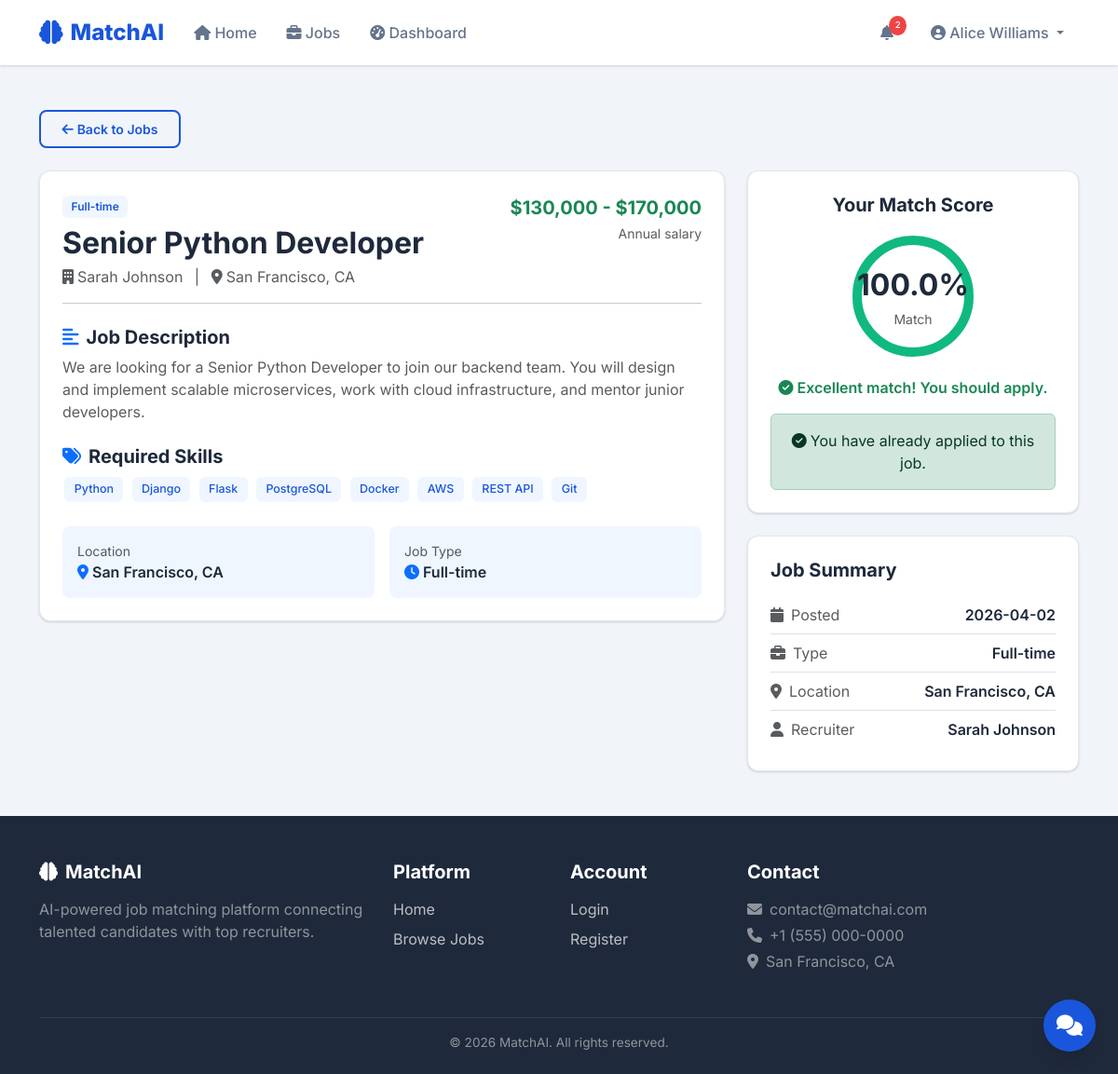
Screenshot of /job/1 (signed in) with the database file from the repository.
### tables this page shows
CREATE TABLE jobs (
            id INTEGER PRIMARY KEY AUTOINCREMENT,
            title TEXT NOT NULL,
            description TEXT NOT NULL,
            skills_required TEXT NOT NULL,
            location TEXT DEFAULT '',
            salary TEXT DEFAULT '',
            job_type TEXT DEFAULT 'Full-time',
            recruiter_id INTEGER NOT NULL,
            created_at TIMESTAMP DEFAULT CURRENT_TIMESTAMP,
            FOREIGN KEY (recruiter_id) REFERENCES users(id)
        );

CREATE TABLE users (
            id INTEGER PRIMARY KEY AUTOINCREMENT,
            name TEXT NOT NULL,
            email TEXT UNIQUE NOT NULL,
            password TEXT NOT NULL,
            role TEXT NOT NULL CHECK(role IN ('candidate', 'recruiter')),
            phone TEXT DEFAULT '',
            location TEXT DEFAULT '',
            bio TEXT DEFAULT '',
            created_at TIMESTAMP DEFAULT CURRENT_TIMESTAMP
        );

### app.py (the view)
@app.route("/job/<int:job_id>")
def job_detail(job_id):
    db = get_db()
    job = db.execute(
        "SELECT j.*, u.name as recruiter_name FROM jobs j JOIN users u ON j.recruiter_id = u.id WHERE j.id = ?",
        (job_id,),
    ).fetchone()
    if not job:
        flash("Job not found.", "danger")
        db.close()
        return redirect(url_for("job_listings"))
    already_applied = False
    match_score = None
    if session.get("role") == "candidate":
        existing = db.execute(
            "SELECT id FROM applications WHERE user_id = ? AND job_id = ?",
            (session["user_id"], job_id),
        ).fetchone()
        already_applied = existing is not None
        resume_skills = get_resume_skills(session["user_id"])
        match_score = calculate_match_score(resume_skills, job["skills_required"])
    app_count = None
    if session.get("role") == "recruiter":
        app_count = db.execute(
            "SELECT COUNT(*) FROM applications WHERE job_id = ?", (job_id,)
        ).fetchone()[0]
    db.close()
    return render_template(
        "job_detail.html", job=job, already_applied=already_applied,
        match_score=match_score, app_count=app_count
    )

### app.py (called while the page is built)
def get_db():
    conn = sqlite3.connect(DB_PATH)
    conn.row_factory = sqlite3.Row
    return conn

def calculate_match_score(resume_skills_str, job_skills_str):
    if not job_skills_str or not resume_skills_str:
        return 0.0
    resume_skills = {s.strip().lower() for s in resume_skills_str.split(",") if s.strip()}
    job_skills = {s.strip().lower() for s in job_skills_str.split(",") if s.strip()}
    if not job_skills:
        return 0.0
    matched = resume_skills & job_skills
    score = (len(matched) / len(job_skills)) * 100
    return round(min(score, 100.0), 1)

def get_resume_skills(user_id):
    db = get_db()
    resume = db.execute("SELECT extracted_skills FROM resumes WHERE user_id = ?", (user_id,)).fetchone()
    db.close()
    return resume["extracted_skills"] if resume else ""

@app.context_processor
def inject_notifications():
    if "user_id" in session:
        db = get_db()
        count = db.execute(
            "SELECT COUNT(*) FROM notifications WHERE user_id = ? AND is_read = 0",
            (session["user_id"],),
        ).fetchone()[0]
        db.close()
        return {"unread_notifications": count}
    return {"unread_notifications": 0}

### templates/job_detail.html (shortened to what this page needs)
{% extends "base.html" %}
{% block content %}
<div class="container py-5">
    <a href="{{ url_for('job_listings') }}" class="btn btn-sm btn-outline-custom mb-4">
        <i class="fas fa-arrow-left me-1"></i>Back to Jobs
    </a>
    <div class="row g-4">
        <div class="col-lg-8">
            <div class="card-custom">
                <div class="card-body p-4">
                    <div class="d-flex justify-content-between align-items-start mb-3 flex-wrap gap-2">
                        <div>
                            <span class="job-type-badge mb-2 d-inline-block">{{ job.job_type }}</span>
                            <h2 class="fw-bold mb-1">{{ job.title }}</h2>
                            <p class="text-muted mb-0">
                                <i class="fas fa-building me-1"></i>{{ job.recruiter_name }}
                                <span class="mx-2">|</span>
                                <i class="fas fa-map-marker-alt me-1"></i>{{ job.location or 'Remote' }}
                            </p>
                        </div>
                        {% if job.salary %}
                        <div class="text-end">
                            <span class="fw-bold text-success fs-5">{{ job.salary }}</span>
                            <br><small class="text-muted">Annual salary</small>
                        </div>
                        {% endif %}
                    </div>
                    <hr>
                    <h5 class="fw-bold mt-4"><i class="fas fa-align-left text-primary me-2"></i>Job Description</h5>
                    <p class="text-muted" style="white-space:pre-line">{{ job.description }}</p>
                    <h5 class="fw-bold mt-4"><i class="fas fa-tags text-primary me-2"></i>Required Skills</h5>
                    <div class="mb-4">
                        {% for skill in job.skills_required.split(',') %}
                        <span class="skill-tag">{{ skill.strip() }}</span>
                        {% endfor %}
                    </div>
                    <div class="row g-3">
                        <div class="col-sm-6">
                            <div class="p-3 rounded-3" style="background:var(--primary-bg)">
                                <small class="text-muted d-block">Location</small>
                                <span class="fw-semibold"><i class="fas fa-map-marker-alt text-primary me-1"></i>{{ job.location or 'Remote' }}</span>
                            </div>
                        </div>
                        <div class="col-sm-6">
                            <div class="p-3 rounded-3" style="background:var(--primary-bg)">
                                <small class="text-muted d-block">Job Type</small>
                                <span class="fw-semibold"><i class="fas fa-clock text-primary me-1"></i>{{ job.job_type }}</span>
                            </div>
                        </div>
                    </div>
                </div>
            </div>
        </div>
        <div class="col-lg-4">
            {% if session.get('role') == 'candidate' %}
            <div class="card-custom mb-4">
                <div class="card-body text-center">
                    <h5 class="fw-bold mb-3">Your Match Score</h5>
                    {% if match_score is not none %}
                    <div class="position-relative d-inline-block mb-3">
                        <svg width="140" height="140" viewBox="0 0 140 140">
                            <circle cx="70" cy="70" r="60" fill="none" stroke="#e2e8f0" stroke-width="10"/>
                            <circle cx="70" cy="70" r="60" fill="none"
                                stroke="{% if match_score >= 70 %}#10b981{% elif match_score >= 40 %}#f59e0b{% else %}#ef4444{% endif %}"
                                stroke-width="10" stroke-linecap="round"
                                stroke-dasharray="{{ (match_score / 100) * 377 }} 377"
                                transform="rotate(-90 70 70)"/>
                        </svg>
                        <div class="position-absolute top-50 start-50 translate-middle">
                            <div class="fs-2 fw-bold">{{ match_score }}%</div>
                            <small class="text-muted">Match</small>
                        </div>
                    </div>
                    {% if match_score >= 70 %}
                    <p class="text-success fw-semibold mb-3"><i class="fas fa-check-circle me-1"></i>Excellent match! You should apply.</p>
                    {% elif match_score >= 40 %}
                    <p class="text-warning fw-semibold mb-3"><i class="fas fa-info-circle me-1"></i>Decent match. Consider applying.</p>
                    {% else %}
                    <p class="text-danger fw-semibold mb-3"><i class="fas fa-exclamation-circle me-1"></i>Low match. Consider improving skills.</p>
                    {% endif %}
                    {% else %}
                    <div class="py-3">
                        <i class="fas fa-file-upload fa-3x text-muted mb-3 d-block"></i>
                        <p class="text-muted">Upload your resume to see your match score.</p>
                        <a href="{{ url_for('upload_resume') }}" class="btn btn-primary-custom btn-sm">Upload Resume</a>
                    </div>
                    {% endif %}
                    {% if already_applied %}
                    <div class="alert alert-success mb-0">
                        <i class="fas fa-check-circle me-1"></i>You have already applied to this job.
                    </div>
                    {% elif match_score is not none %}
                    <form method="POST" action="{{ url_for('apply_job', job_id=job.id) }}">
                        <button type="submit" class="btn btn-primary-custom w-100 btn-lg">
                            <i class="fas fa-paper-plane me-2"></i>Apply Now
                        </button>
                    </form>
                    {% endif %}
                </div>
            </div>
            {% endif %}
            <div class="card-custom">
                <div class="card-body">
                    <h5 class="fw-bold mb-3">Job Summary</h5>
                    <ul class="list-unstyled mb-0">
                        <li class="d-flex justify-content-between py-2 border-bottom">
                            <span class="text-muted"><i class="fas fa-calendar me-2"></i>Posted</span>
                            <span class="fw-semibold">{{ job.created_at[:10] }}</span>
                        </li>
                        <li class="d-flex justify-content-between py-2 border-bottom">
                            <span class="text-muted"><i class="fas fa-briefcase me-2"></i>Type</span>
                            <span class="fw-semibold">{{ job.job_type }}</span>
                        </li>
                        <li class="d-flex justify-content-between py-2 border-bottom">
                            <span class="text-muted"><i class="fas fa-map-marker-alt me-2"></i>Location</span>
                            <span class="fw-semibold">{{ job.location or 'Remote' }}</span>
                        </li>
                        <li class="d-flex justify-content-between py-2">
                            <span class="text-muted"><i class="fas fa-user me-2"></i>Recruiter</span>
                            <span class="fw-semibold">{{ job.recruiter_name }}</span>
                        </li>
                    </ul>
                </div>
            </div>
        </div>
    </div>
</div>
{% endblock %}

### static/style.css (style rules this page uses)
:root { --primary: #1a56db; --primary-dark: #1e40af; --primary-light: #3b82f6; --primary-bg: #eff6ff; --accent: #0ea5e9; --success: #10b981; --warning: #f59e0b; --danger: #ef4444; --dark: #1e293b; --gray: #64748b; --gray-light: #f1f5f9; --white: #ffffff; --border: #e2e8f0; --shadow: 0 1px 3px rgba(0,0,0,.1), 0 1px 2px rgba(0,0,0,.06); --shadow-md: 0 4px 6px -1px rgba(0,0,0,.1), 0 2px 4px -2px rgba(0,0,0,.1); --shadow-lg: 0 10px 15px -3px rgba(0,0,0,.1), 0 4px 6px -4px rgba(0,0,0,.1); --radius: 12px; --radius-sm: 8px; --transition: all .25s ease; }
* { box-sizing: border-box; }
body { font-family: 'Inter', -apple-system, BlinkMacSystemFont, 'Segoe UI', Roboto, sans-serif; color: var(--dark); background: var(--gray-light); margin: 0; min-height: 100vh; }
a { color: var(--primary); text-decoration: none; transition: var(--transition); }
.card-custom { background: var(--white); border: 1px solid var(--border); border-radius: var(--radius); box-shadow: var(--shadow); transition: var(--transition); overflow: hidden; }
.card-custom .card-body { padding: 1.5rem; }
.skill-tag { display: inline-block; padding: .25rem .65rem; border-radius: 6px; font-size: .78rem; font-weight: 500; background: var(--primary-bg); color: var(--primary); margin: .15rem; transition: var(--transition); }
.btn-outline-custom { border: 2px solid var(--primary); color: var(--primary); background: transparent; padding: .5rem 1.4rem; border-radius: var(--radius-sm); font-weight: 600; transition: var(--transition); }
.job-type-badge { padding: .2rem .6rem; border-radius: 6px; font-size: .75rem; font-weight: 600; background: var(--primary-bg); color: var(--primary); }

### rows the page displays
jobs: job_type "Full-time", title "Senior Python Developer", location "San Francisco, CA", salary "$130,000 - $170,000", description "We are looking for a Senior Python Developer to join our backend team. You will design and implement scalable microservices, work with cloud infrastructure, and mentor junior developers.", created_at "2026-04-02"
users: recruiter_name "Sarah Johnson"

### other values shown
{{ unread_notifications }} "2"
{{ session.get('name', 'User') }} "Alice Williams"
{{ skill.strip() }} "Python" "Django" "Flask" "PostgreSQL" "Docker" "AWS" "REST API" "Git"
{{ match_score }} "100.0"
